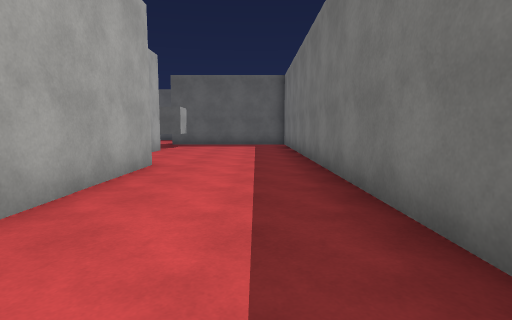
View 1 (above)

22 first-person views from a walk through a Unity game level. The camera is 1.3 m above the floor, tilts 6° down and sees 80° across. The floor is counted in squares, 1.8 m on a side. Each view is taken from the middle of a square. On the plan, view 1 faces up. The plan holds only what a view shows up to about 10 squares ahead; the rest is blank. The place goes on beyond the plan. The player character is not drawn. Surface patterns are stand-ins for the level's own textures.

View 2
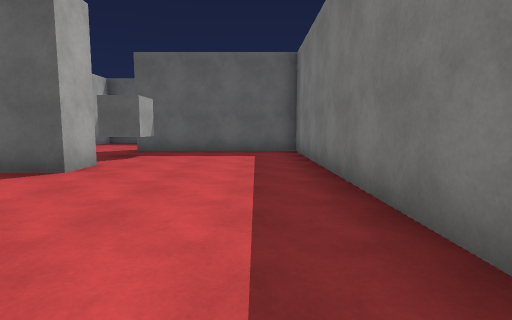

View 3
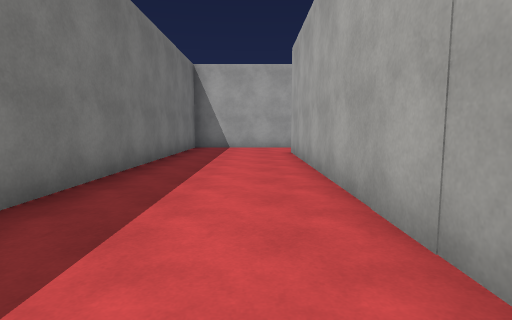

View 4
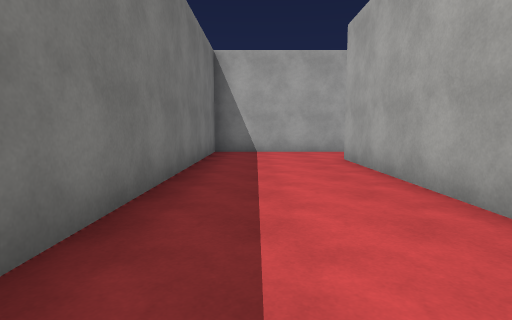

View 5
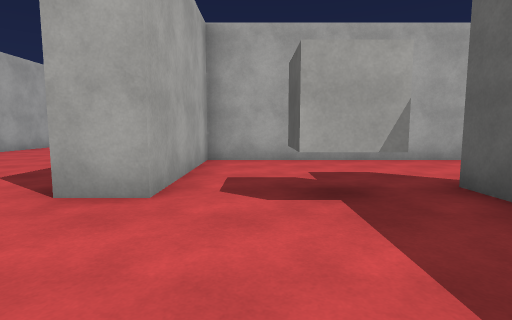

View 6
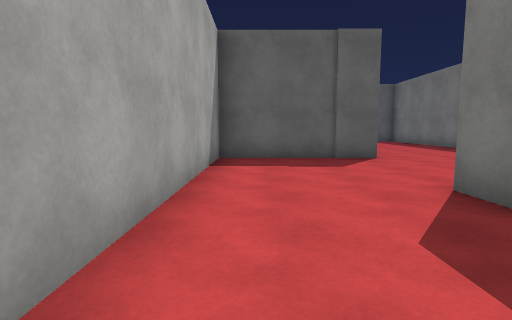

View 7
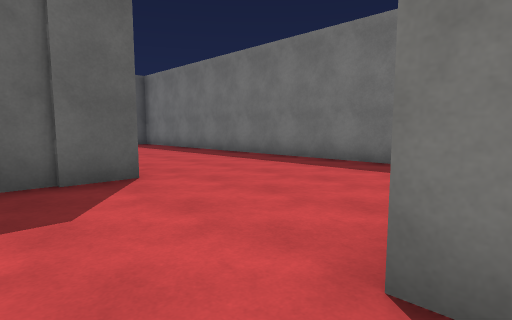

View 8
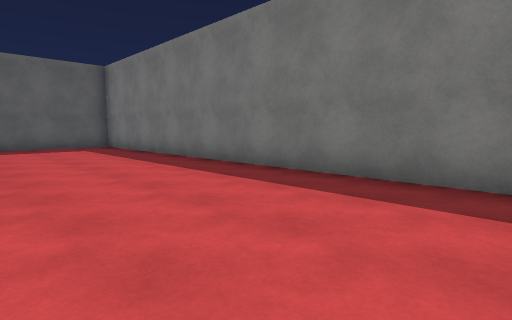

View 9
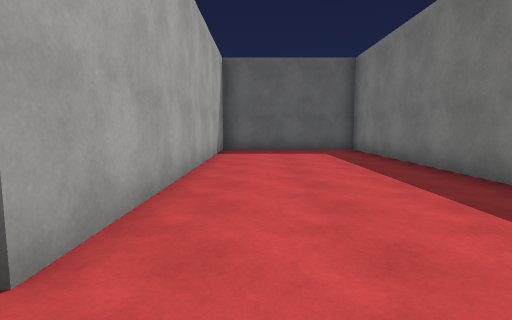

View 10
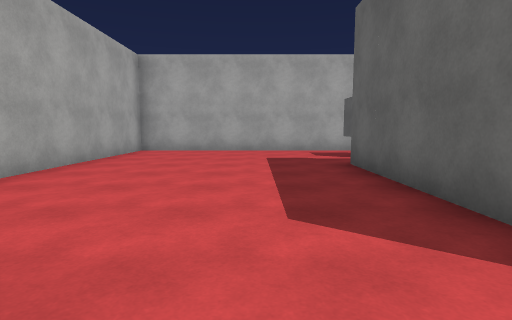

View 11
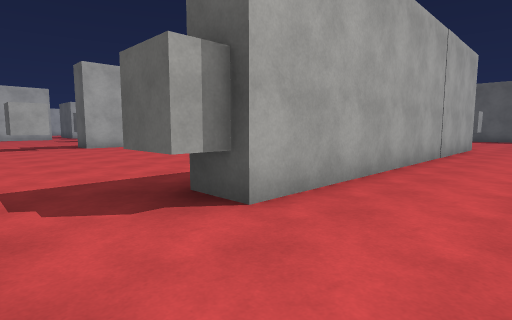

View 12
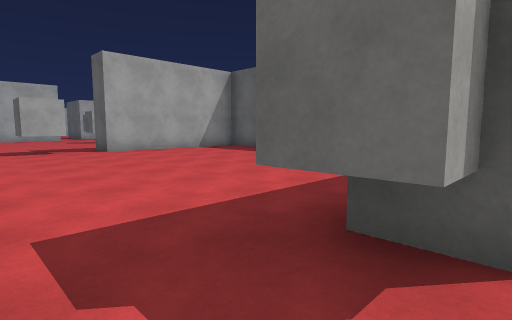

View 13
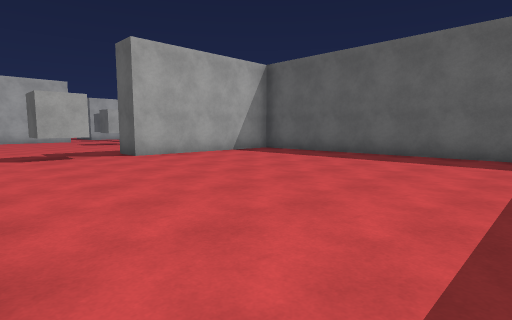

View 14
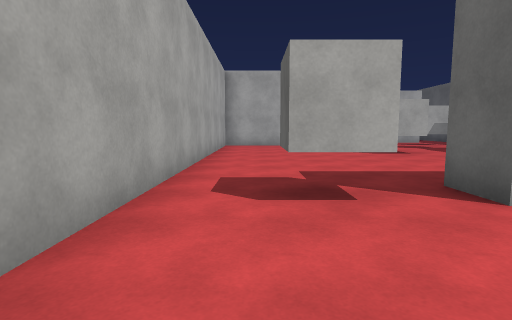

View 15
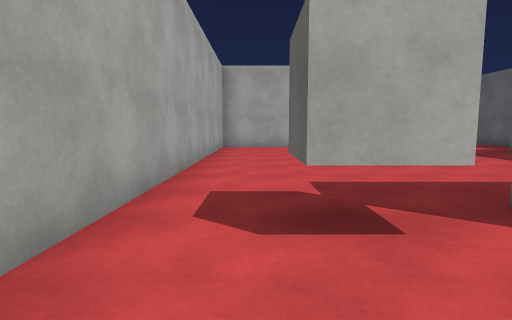

View 16
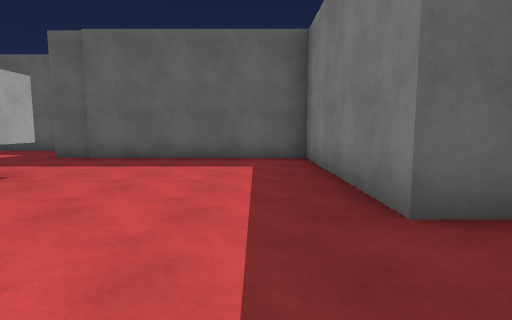

View 17
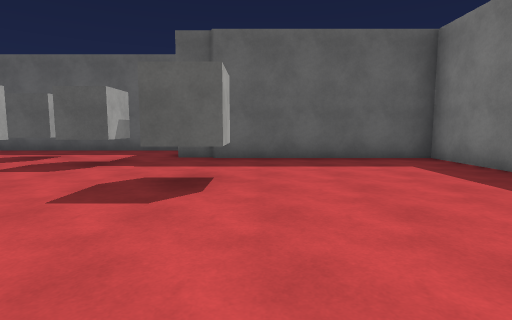

View 18
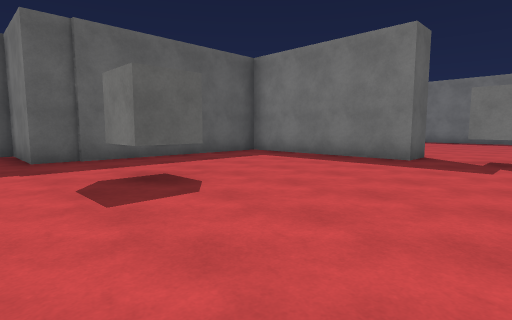

View 19
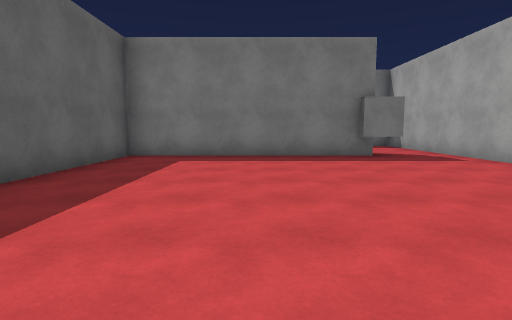

View 20
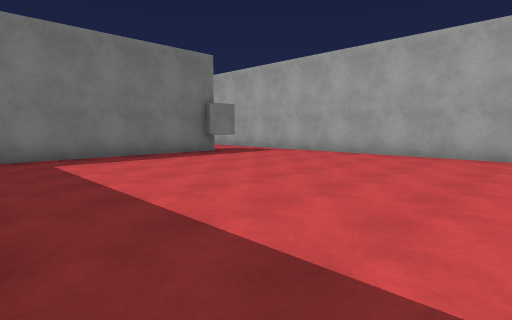

View 21
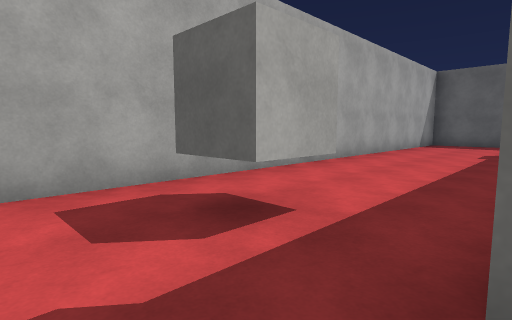

View 22
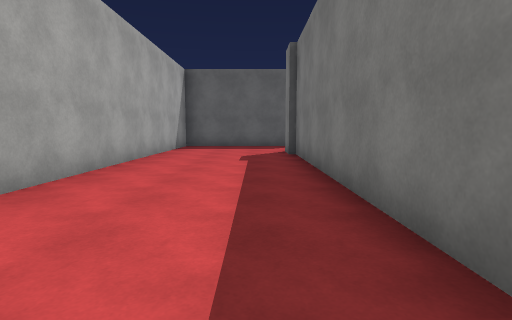

### Floor plan
Points are (right, up) in squares from view 1. A wall is a line through its corners. A room is listed if a view was taken in it or the views show most of it. See-through windows are left out.
Room 1 (views 1, 2, 3, 4, 5, 6, 7, 8, 9, 10, 11)
walls: (1.3, 15.2) (1.3, 27.1); (-2, 6) (-2, -4); (-3.1, 27) (-3.1, 18.4) (-6.9, 18.4) (-6.9, 9.9) (-3.1, 9.9) (-3.1, 8.9); (-0.9, 27.2) (-2, 27.2); (-0.4, -6.2) (1.3, -6.2) (1.3, 13.5) (-3.7, 13.5) (-3.7, 14.5)
ways out: opening at (-1.5, -5.5) to room 2; opening at (-3.5, 7.5) to room 3
objects: cube (-4, 12) to (-3, 12)
Room 2 (views 12, 13, 14, 15, 16, 17, 18, 19, 20)
walls: (-11.8, 0.5) (-11.8, -2.6) (-12.8, -2.6) (-12.8, 2.3) (-18.9, 2.3) (-18.9, 4.8) (-20.5, 4.8); (-3, -3.5) (-3, 2.3) (-10, 2.3); (-2, -4) (-2.5, -4); (-20, -6.2) (-0.4, -6.2)
ways out: opening at (-1.5, -5.5) to room 1
objects: cube (-20, 1) to (-20, 2); cube (-18, -1); cube (-13, -4) to (-12, -4); cube (-3, -4)
Room 3 (views 21, 22)
walls: (-7.9, 11.2) (-7.9, 18.5); (-3.1, 8.9) (-8.1, 8.9); (-8.1, 18.5) (-8.1, 19.2); (-11.8, 20.1) (-11.8, 3.3) (-6.2, 3.3)
ways out: opening at (-3.5, 7.5) to room 1; opening at (-8, 20.5)
objects: cube (-10, 10)

Where each view was taken, in squares from view 1:
view 1: 0 up, 0 right, facing up
view 2: 4 up, 0 right, facing up
view 3: 5 up, 1 left, facing down
view 4: 3 up, 0 right, facing down
view 5: 11 up, 0 right, facing left
view 6: 11 up, 6 left, facing up
view 7: 14 up, 5 left, facing up-right
view 8: 15 up, 3 left, facing up-right
view 9: 17 up, 2 left, facing up
view 10: 7 up, 2 left, facing left
view 11: 6 down, 0 right, facing up-left
view 12: 6 down, 2 left, facing up-left
view 13: 6 down, 4 left, facing up-left
view 14: 5 down, 9 left, facing left
view 15: 5 down, 10 left, facing left
view 16: 5 down, 14 left, facing up
view 17: 5 down, 17 left, facing up
view 18: 5 down, 20 left, facing up-right
view 19: 1 down, 11 left, facing right
view 20: 2 up, 11 left, facing down-right
view 21: 8 up, 8 left, facing up-left
view 22: 10 up, 9 left, facing up
